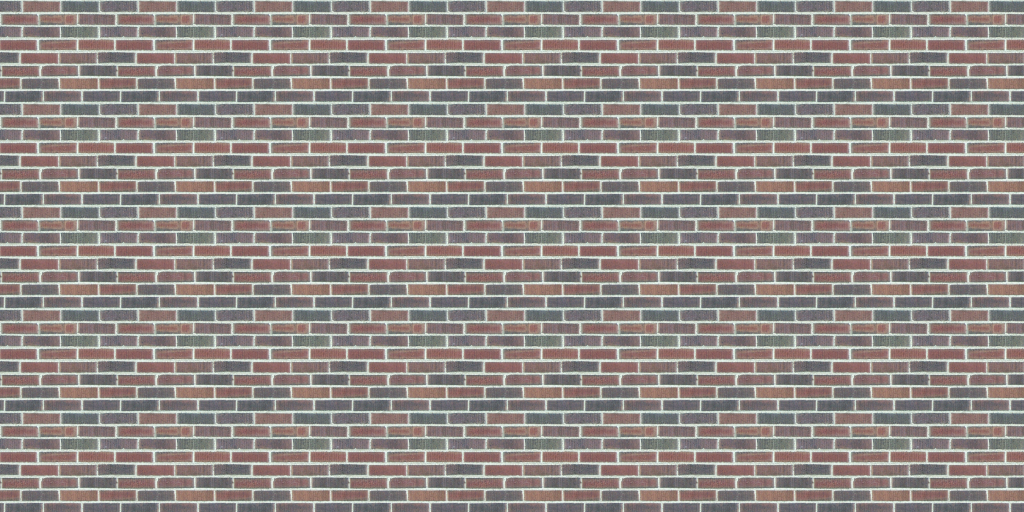
#> input picture MOIRE/brick.png, 2048 x 1024 px (shown at 1/2 size)
$ jupyter execute Moire.ipynb   (shell and % lines are left out)   (Python 2 division)   (older library calls are emulated)
#> lines starting #> are read from the running program, lines starting #| are printed output that depends on the picture
Signal of the Day: The Moire Pattern
====================================

Introduction
------------

It may have happened for you several times, especially if you are a male: You are wearing a casual striped shirt and you decide to appear in a photo. After you look at the taken photo, you notice some weird patterns on your shirt in the photo. Look at the following image for example:

Of course there is nothing unusual with this shirt or yours. What has happened is an example of a phenomenon called the _Moirè pattern_.

As a signal processing student, you can think of the Moire pattern as the realizations of aliasing in the space of 2-D image signals. Here, the synthetic frequencies which are created due to the inappropriate subsampling, appear as periodic pattern in the down-sampled image. That's the reason that the frequency of these synthetic patterns is lower than the minimum frequency present in the image itself.

Moire by Downsampling
---------------------

Moire patterns are usually best visible in images with highly repeated patterns. Consider the following photo of a brick wall for example:

Let's first read the image:

[cell 1]
import Image, ImageDraw, ImageStat
from matplotlib import pyplot as plt
import numpy as np
from PIL import Image
from PIL.ImageDraw import Draw

from io import BytesIO

from IPython.core import display
from PIL import Image


def display_pil_image(im):
   """Displayhook function for PIL Images, rendered as PNG."""

   b = BytesIO()
   im.save(b, format='png')
   data = b.getvalue()

   ip_img = display.Image(data=data, format='png', embed=True)
   return ip_img._repr_png_()


# register display func with PNG formatter:
png_formatter = get_ipython().display_formatter.formatters['image/png']
dpi = png_formatter.for_type(Image.Image, display_pil_image)

im = Image.open("brick.png")
#> im is the input picture: PIL image 2048x1024 RGB; mean R, G, B 145.1, 136, 132.5

If you look at the image file, you will see that the bricks are readily visible here. Now we reduce the size of the image by a factor of 2 in each dimension:

[cell 2]
im2=im.resize((im.size[0]/2,im.size[1]/2));
im2.save("brick_by2.png");

_Note: you can download and view all of the images generated in this notebook (as well as the above one) from [this link](http://nbviewer.ipython.org/github/LCAV/SignalsOfTheDay/tree/master/MOIRE/)._

Still we have a decent photo. Downsampling by another factor of 2 however,

[cell 3]
im4=im2.resize((im2.size[0]/2,im2.size[1]/2));
im4.save("brick_by4.png");

We can now see slight Moire artifacts appearing.

Finally, we can see the high amount of Moire artifacts in the following photo, downsampled by a factor of 8 with relation to the original one:

[cell 4]
im8=im.resize((im4.size[0]/2,im4.size[1]/2));
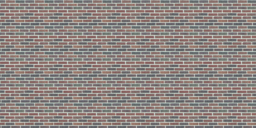
#> im8: PIL image 256x128 RGB; mean R, G, B 145, 135.9, 132.4

im8.save("brick_by8.png");

The fact that Moire patterns appear if we down-sample the signal more than a pre-defined threshold, is a strong evidence to verify our hypothesis that this is related to sampling and the frequency domain. To make sure, let's see what happens in the Fourier domain when we down-sample the brick image.

The following code computes and shows the Fourier domain for various down-sampled versions of the brick image and the original image as well.

[cell 5]
%pylab inline

def fftshow(im):
    im5a=np.asarray(im);

    im5f=np.fft.fft2(im5a[:,:,0]);

    im5f[0,0]=0;

    plt.imshow(np.log(np.abs(np.fft.fftshift(im5f))),aspect='auto',interpolation='none')
#> (this line was passed over: IPython is not available in this run)

def fftshow_raw(im):
    im5a=im;

    im5f=np.fft.fft2(im5a[:,:,0]);

    im5f[0,0]=0;

    plt.imshow(np.log(np.abs(np.fft.fftshift(im5f))),aspect='auto',interpolation='none')


def zero_pad(im2,im):
    zp=np.zeros(np.shape(im))

    zp[im.size[1]/2-im2.size[1]/2:im.size[1]/2+im2.size[1]/2,im.size[0]/2-im2.size[0]/2:im.size[0]/2+im2.size[0]/2,:]=np.asarray(im2)
    return zp

fftshow(im)

[cell 6]
fftshow_raw(zero_pad(im2,im))

[cell 7]
fftshow_raw(zero_pad(im4,im))

[cell 8]
fftshow_raw(zero_pad(im8,im))
#> in zero_pad (call 3), `zp[im.size[1]/2-im2.size[1]/2:im.size[1]/2+im2.size[1]/2,im.size[0]/2-..`:
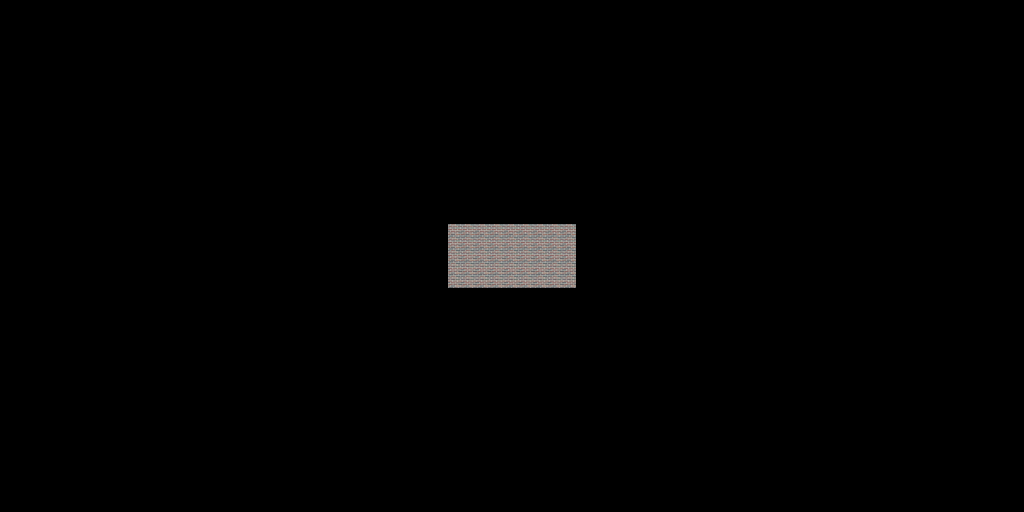
#> zp: shape (1024, 2048, 3) float64 (shown at 1/2 size); mean R, G, B 2.3, 2.1, 2.1

Please note that we remove the DC component of the Fourier transform for visualization reasons.

What can we infer from the plots above? Those perpendicular lines that you see in the midlle of the frequncy plot, correspond to horizontal and vertical patterns of bricks in the originl image. In simpler terms, lines in the frequency spectrum (i.e. the frequency image) correspond to repetition frequency of bricks in the image (in either horizontal or vertical direction). In a way similar to the 1D Fourier transform, here each point in the frequency image corresponds to a sinusoidal pattern with a specific orientation. Adding up these sinusoidals reconstructs the original image.

We can see in the images above that there are high-frequency components in the image. When downsampling the image, these frequencies cause aliasing and aliasing causes Moire patterns. Mixing of these frequencies with lower-frequency components makes the Moire patterns appear.

Concluded from the above statement, we can come across a way to eliminate the Moire effect by first applying a low-pass filter to the image. This is indeed what is called _anti-aliasing_ in the imaging literature. Please note that filtering should be applied before downsampling, otherwise it will be useless. Let's see how anti-aliasing works in action:

[cell 9]
im9=im.resize((im4.size[0]/2,im4.size[1]/2),Image.ANTIALIAS);

im9.save("brick_by8_antialiased.png");

You can see in the output that the Moire artifacts are gone.

Generating Moire Patterns
------------------------

Now let's see more closely how to create a Moire pattern. We first form a simple image containing a periodic set of stripes (similar to a pulse train in 1D) with period $p$:

[cell 10]
def bars(L,p,width):
#> called with L = 1024, p = 16, width = 1
    bar=np.zeros((L,L,3),'uint8')
    for i in np.arange(0,L):
        for j in np.arange(p,L-p,p):
            for k in np.arange(j,j+width):
                bar[i,k]=(255,255,255);
    return Image.fromarray(bar);

imma=bars(1024,16,1);
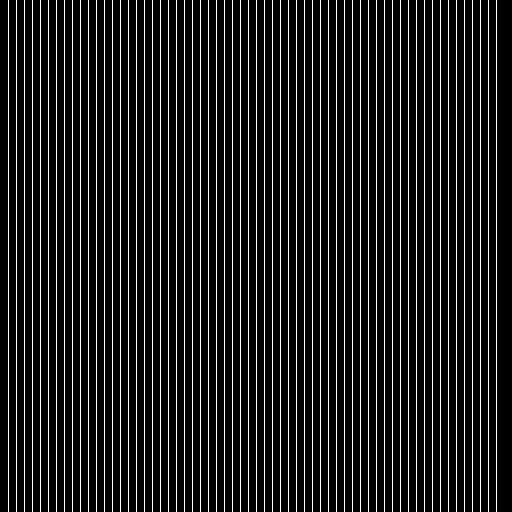
#> imma: PIL image 1024x1024 RGB (shown at 1/2 size); 6.1% white in thin lines or dots

imma.save('bars1.jpg')

Open the file `bars1.jpg` and look at the patterns. We create also a second image, with a period $p \leq q \leq 2p$:

[cell 11]
immb=bars(1024,20,1);
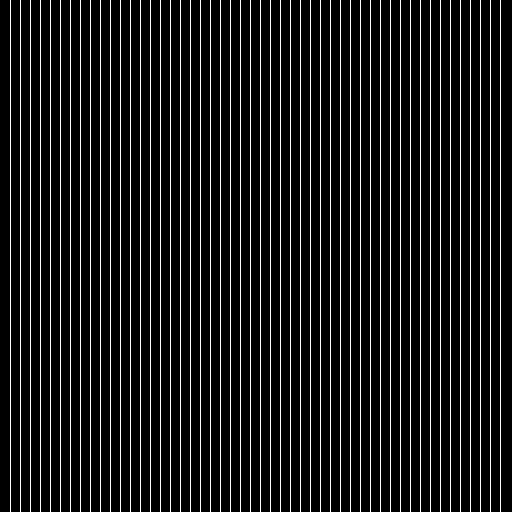
#> immb: PIL image 1024x1024 RGB (shown at 1/2 size); 4.9% white in thin lines or dots
immb.save('bars2.jpg')

Now, combining the two patterns by superimposing them, we see a new pattern (the Moire effect):

[cell 12]
immc=Image.blend(imma,immb,0.5);
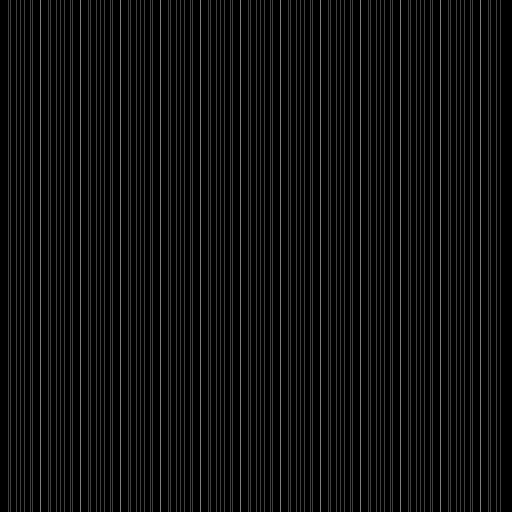
#> immc: PIL image 1024x1024 RGB (shown at 1/2 size); min 0, max 255, mean 13.9

immc.save('bars_overlaid.jpg')

The `Image.blend()` function has an effect of multiplication in the spatial domain. Try to think why superimposing causes aliasing?

Now, we rotate one of the patterns and superimpose them to see what happens:

[cell 13]
immd5=immb.rotate(5);
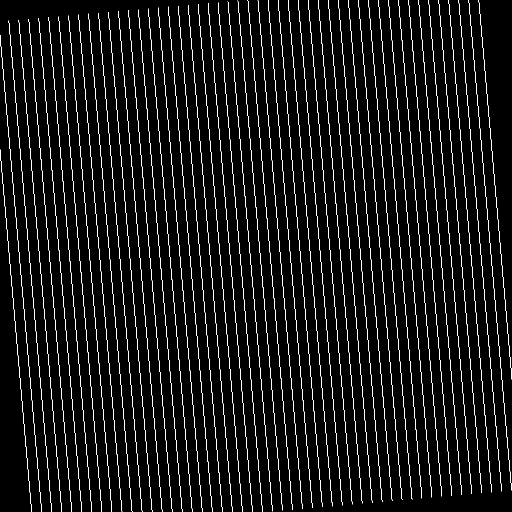
#> immd5: PIL image 1024x1024 RGB (shown at 1/2 size); 4.7% white in thin lines or dots

imme5=Image.blend(imma,immd5,0.5);


immd5.save('bars_rotated_5.jpg');
imme5.save('bars_overlaid_5.jpg');

You can see the appeared diamond-shaped patterns. We can easily show that the side  of each diamond equals $\frac{p}{\sin\alpha}$ where $p$ is the smaller period and $\alpha$ is the rotation angle.

More serious Moire patterns appear at smaller rotation angles. Let's verify this:

[cell 14]
immd10=immb.rotate(10);
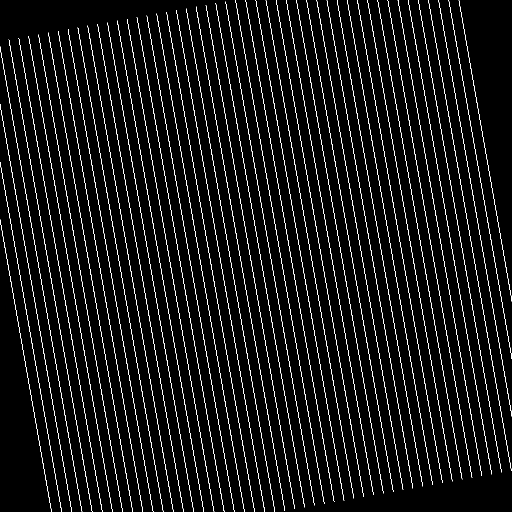
#> immd10: PIL image 1024x1024 RGB (shown at 1/2 size); 4.6% white in thin lines or dots

imme10=Image.blend(imma,immd10,0.5);


immd10.save('bars_rotated_10.jpg');
imme10.save('bars_overlaid_10.jpg');

[cell 15]
immd25=immb.rotate(25);
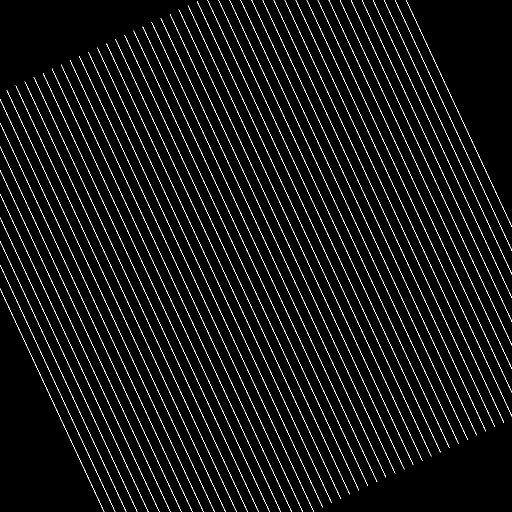
#> immd25: PIL image 1024x1024 RGB (shown at 1/2 size); 4.2% white in thin lines or dots

imme25=Image.blend(imma,immd25,0.5);


immd25.save('bars_rotated_25.jpg');
imme25.save('bars_overlaid_25.jpg');

[cell 16]
immd45=immb.rotate(45);
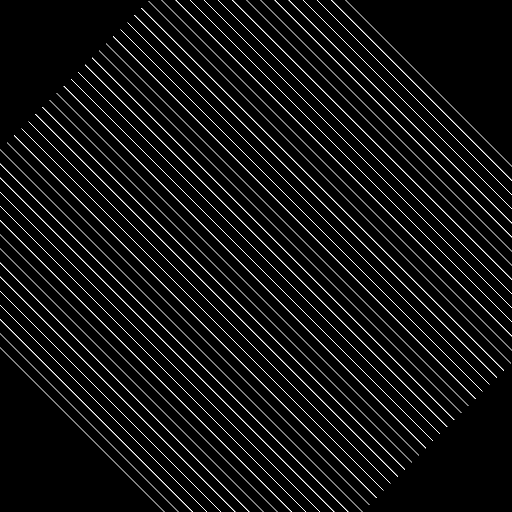
#> immd45: PIL image 1024x1024 RGB (shown at 1/2 size); 4.1% white in thin lines or dots

imme45=Image.blend(imma,immd45,0.5);
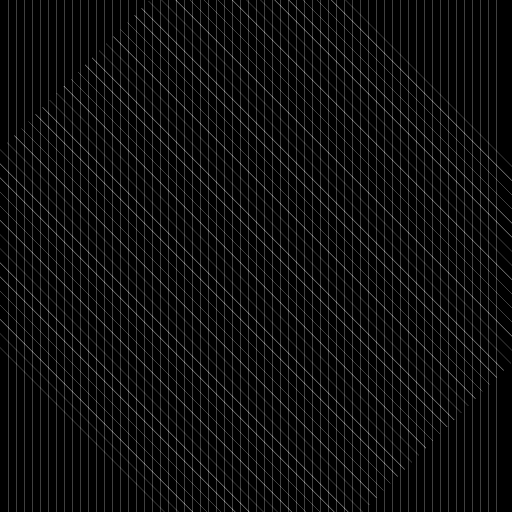
#> imme45: PIL image 1024x1024 RGB (shown at 1/2 size); min 0, max 255, mean 12.9


immd45.save('bars_rotated_45.jpg');
imme45.save('bars_overlaid_45.jpg');

Overlaying in the Frequency Domain
----------------------------------

Now let's see what happens in the frequency domain. Please note that by _overlaying_ here what we mean is the multiplication of the two images.

We know from theory that rotation in the image plane causes rotation in the frequency plane. Let's verify this first:

[cell 17]
subplot(221)
#> (this line was passed over: IPython is not available in this run)
fftshow(immd5)
title('5 degree rotation')
#> (this line was passed over: IPython is not available in this run)
